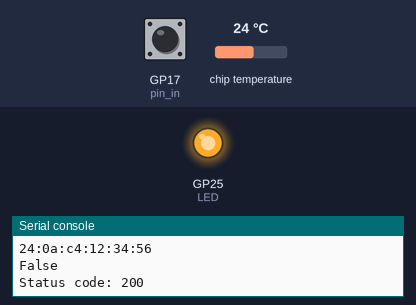
Recording of a program running on a simulated Raspberry Pi Pico running MicroPython. On the bench: output pins drawn as LEDs (lit = HIGH), the last lines printed to the serial console. Inputs (shaded band) come from the test bench; at power-on: GP17 (pin_in) HIGH, chip temperature 24 °C. WiFi joins after 1.5 s; the clock reads 2024-03-15 10:24:30 at power-on unless the program sets it; requests to the public web service named in the program get a made-up reply in its usual format after 0.4 s (London, UTC, broken clouds, 64 % humidity, 1013 hPa unless stated); web requests get an empty 200 reply after 0.4 s. At 6.5 s the program stops and its outputs stay as they are.

Above: at 4.0 s.
4.1 s: GP17 (pin_in) pulsed LOW 2 times (0.12 s each, 0.3 s apart)
At 4.9 s:
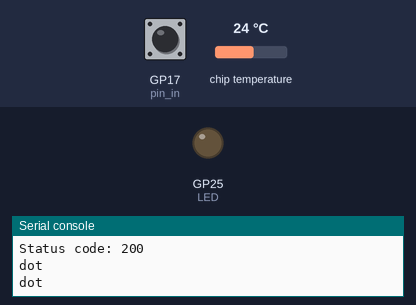
Timing chart, 0 to 7.1 s (numbered marks = the images above; inputs shaded):
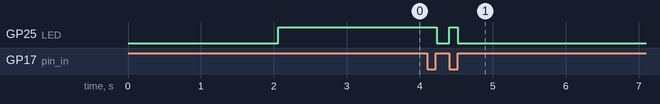

The program:

PicoProject.py
```python
# import libraries

# Time library is used to add delays in the code, which can be useful for timing events or creating pauses between actions.
# Sleep function is used to pause the execution of the program for a specified number of seconds.
from time import sleep

# Machine library is used to access the hardware features of the microcontroller
# such as GPIO pins, ADC (Analog-to-Digital Converter)
import machine

# Sys library is used to access system-specific parameters and functions
# such as command-line arguments, standard input/output, and system exit.
import sys

# Utime library is used to access time-related functions, such as getting the current time or measuring elapsed time.
import utime

# Network library is used to access the network features of the microcontroller
# such as connecting to Wi-Fi networks, sending and receiving data over the internet.
import network

# NTP time library is used to synchronize the device's clock with an NTP (Network Time Protocol) server
import ntptime

# Urequests library is used to send HTTP requests and receive responses from web servers.
# HTTP requests are used to communicate with web services and APIs, allowing the device to send and receive data over the internet.
import urequests as requests

# Ujson library is used to encode and decode JSON (JavaScript Object Notation) data,
# This is a lightweight data format used for exchanging data between devices and web services.
import ujson as json


# define variable as the LED pin
LED = machine.Pin("LED", machine.Pin.OUT)


# define variable as the WLAN interface for connecting to Wi-Fi networks
# WLAN stands for Wireless Local Area Network, which is a type of network that allows devices to connect to the internet wirelessly.
wlan = network.WLAN(network.STA_IF)

# define the SSID and password for the Wi-Fi network to connect to
# In the Thonny file,  we created a seperate file called secrets.py to store the SSID and password for the Wi-Fi network.
# in our personal files we called secrets.py as a library and imported the SSID and password from it for security reasons.
ssid = 'NAME OF YOUR WIFI NETWORK'
password = 'YOUR SECRET PASSWORD'

# define variable as the input pin for the wires connected to the Pico
pin_in = machine.Pin(17, machine.Pin.IN, machine.Pin.PULL_UP)

# define functions
def connect_wifi():
    # activate wlan on the pico and input the SSID and password to connect to the Wi-Fi network
    wlan.active(True)
    wlan.connect(ssid, password)

    # continue trying to connect to the Wi-Fi network until a connection is established
    while not wlan.isconnected():
        print('Waiting for connection...')
        sleep(1)
    print('Connected')

def get_temp():

    # naming the part of the board that has the temperature sensor
    temp_sensor = machine.ADC(4)

    # highest voltage of the pico 3.3V and the highest value amount of voltage any analog can send thus the conversion factor is 3.3/65535
    conv = 3.3 / (65535)

    # read the temperature sensor and convert the value to Celsius
    temp_read = temp_sensor.read_u16() * conv
    temperature = 27 - (temp_read - 0.706) / 0.001721
    temp = round(temperature, 1)
    return temp

def get_datetime():

    # Get the current date and time from the RTC
    # RTC means Real Time Clock, which is a hardware component
    # It keeps track of the current time and date even when the device is powered off.
    year, month, day, _, hour, minute, second, _ = machine.RTC().datetime()

    # Return the date and time in a formatted string as "YYYY-MM-DD HH:MM:SS"
    return "{:04}-{:02}-{:02} {:02}:{:02}:{:02}".format(year, month, day, hour, minute, second)


def get_light():

    # When Pico is connected to the computer, the LED is on.
    LED.toggle()


def get_ip():

    # get the IP address of the connection to the Wi-Fi network using the ipify website
    r = requests.get('http://api.ipify.org')
    # strip the given ip address of any whitespace characters and return it as a string and return the IP address
    ip = r.text.strip()
    r.close()
    return ip

def get_mac():

    # Get the MAC address of the device's network interface.
    # MAC stands for Media Access Control
    # This is a unique identifier assigned to network interfaces for communication on a network.
    mac = wlan.config('mac')

    # Format the MAC address as a string of hexadecimal values (a base-16 number system) separated by colons.
    return ':'.join('{:02x}'.format(b) for b in mac)

def check_internet():
    try:
        r = requests.get('http://example.com')
        print('Status code:', r.status_code)
        OK = r.status_code == 200
        r.close()
        return OK
    except OSError:
        print('No internet connection')
        return False

# define a function to check if the wires are connected to the Pico
def wires_connected():

    # Check if the input pin is low (0) or high (1) to determine if the wires are connected to the Pico
    if pin_in.value() == 0:
        return True
    else:
        return False

# define a function to read Morse code signals from the wires connected to the Pico
def read_morse():

    # Initialize an empty string to store the Morse code signals received from the wires connected to the Pico
    signals = ""

    # Start an infinite loop to continuously check for Morse code signals from the wires connected to the Pico
    while True:

        # Record the current time in milliseconds to use as a reference point for timing the Morse code signals
        # utime.ticks_ms() returns the number of milliseconds since the device was last reset
        WaitStart = utime.ticks_ms()

        # Check if the wires are connected to the Pico. If not, wait for a signal to be received.
        while not wires_connected():

            # If the wires are not connected to the Pico and more than 2 seconds have passed since the last signal was received
            # print the received signals and check if they match the Morse code for SOS ("...---...").
            if signals and utime.ticks_diff(utime.ticks_ms(), WaitStart) > 2000:
                print("Received:", signals)
                return signals == "...---..."

            # If the wires are not connected to the Pico, wait for 10 milliseconds before checking again.
            utime.sleep_ms(10)

        # If the wires are connected to the Pico
        # turn on the LED to indicate that a signal is being received and record the current time in milliseconds.
        LED.on()
        StartTime = utime.ticks_ms()

        # Wait for the wires to be disconnected from the Pico, indicating that the signal has ended.
        while wires_connected():
            utime.sleep_ms(10)

        # Turn off the LED to indicate that the signal has ended and calculate the time elapsed since the signal started.
        LED.off()
        TimePassed = utime.ticks_diff(utime.ticks_ms(), StartTime)

        # Based on the time elapsed, determine if the signal received is a dot (short signal) or a dash (long signal)
        # add it to the signals string.
        if TimePassed < 50:
            continue
        elif TimePassed <= 500:
            print("dot")
            signals += "."
        else:
            print("dash")
            signals += "-"

# define a function to send an SOS message to a specified URL with the given data
def send_sos(url, data):

    # Send an HTTP POST request to the specified URL with the given data as JSON
    try:

        # Set the Content-Type header to application/json to indicate that the data being sent is in JSON format
        # requests.post() sends an HTTP POST request to the specified URL with the given data and headers
        # The response from the server is stored in the variable r and json.dumps() converts the data dictionary to a JSON-formatted string
        r = requests.post(url, data=json.dumps(data), headers={"Content-Type": "application/json"})

        # Print the status code of the response received from the server to indicate whether the request was successful or not
        print('Status code:', r.status_code)
        OK = r.status_code == 200
        r.close()

    # Handle any OSError exceptions that may occur during the HTTP request and print an error message if the request fails
    except OSError:
        print('Could not send SOS message')
        return False
    if OK:
        print("Help is on it's way")
    else:
        print("Something went wrong, try again")
    return OK

# define a function to create a JSON file with the current date and time, temperature, IP address, and MAC address of the device
def create_JSON():

    # Create a dictionary with the current date and time, temperature, IP address, and MAC address of the device
    dict = {
        #replace NAME with your name
        "name": "NAME",
        "msg": "SOS",
        "dt": get_datetime(),
        "celsius": get_temp(),
        "ip": get_ip(),
        "mac": get_mac()
    }

    # Write the dictionary to a JSON file named "data.json" using the json.dump() function
    with open("data.json", "w") as f:
        json.dump(dict, f)
    return dict

# define the main function to connect to Wi-Fi, synchronize time, get sensor data, and send an SOS message
# if the correct Morse code is received
def main():

    # Connect to Wi-Fi and synchronize the device's clock with an NTP server
    connect_wifi()

    # Synchronize the device's clock with an NTP server to ensure accurate timekeeping
    ntptime.settime()

    # Get light gets the light level from the LED and prints it to the console
    get_light()

    # prints the current temperature, date and time, IP address, MAC address, and whether the wires are connected to the Pico
    print(get_temp())
    print(get_datetime())
    print(get_ip())
    print(get_mac())
    print(wires_connected())
    check_internet()

    # If the correct Morse code for SOS is received, create a JSON file with the current date and time, temperature, IP address, and MAC address of the device,
    # send an SOS message to a specified URL with the JSON data. If the Morse code is incorrect, print an error message.
    if read_morse():
        print("SOS Morse code recognized!")

        # data is a dictionary that contains the current date and time, temperature, IP address, and MAC address of the device
        data = create_JSON()

        # send the SOS message to this url with the JSON data
        url = "https://cpnits.com/sosapi/help"
        send_sos(url, data)

    # If the Morse code received is incorrect, print an error message indicating that the Morse code is incorrect.
    else:
        print("Incorrect Morse code received.")

# Call the main function to start the program
main()
```

Measured:
- after the input at 4.1 s, GP25 (LED): HIGH → LOW after 0.13 s, → HIGH 0.17 s later, → LOW 0.12 s later
